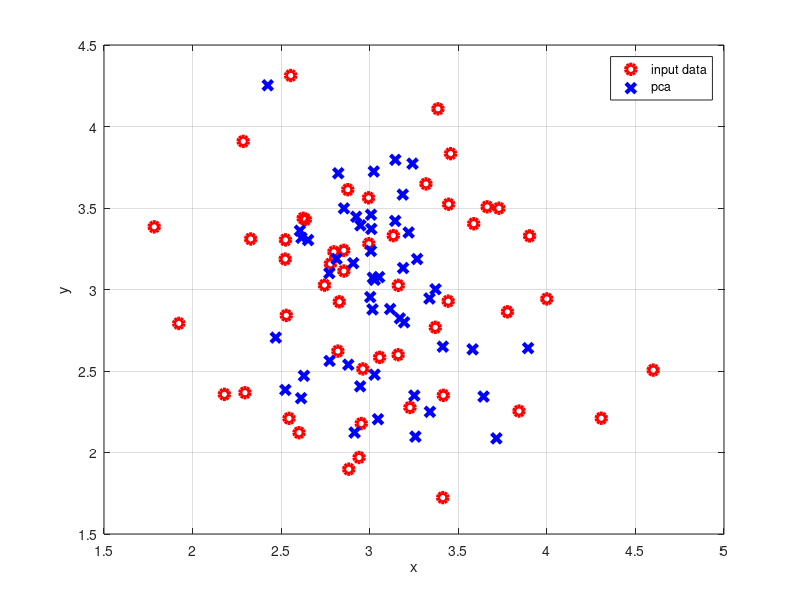

Reproduce this figure in MATLAB.
clear all %#ok
close all
clc
%%
data = 3 + 0.7 * randn(50,5);
[coeff,score,latent,tsquared,explained,mu] = pca(data,'NumComponents',3);
data_pca = score*coeff'+mu;
figure(1)
plot(data(:,1),data(:,2),'or','MarkerSize',7,'LineWidth',3);grid;hold;
plot(data_pca(:,1),data_pca(:,2),'xb','MarkerSize',7,'LineWidth',3);
xlabel('x');ylabel('y');
legend('input data','pca')

clc
disp('size of the initial data:')
s_init = size(data,1)*size(data,2)
disp('size of the pca data')
s1 = size(score,1)*size(score,2);
s2 = size(coeff,1)*size(coeff,2);
s3 = size(mu,1)*size(mu,2);
s_PCA = s1 + s2 + s3